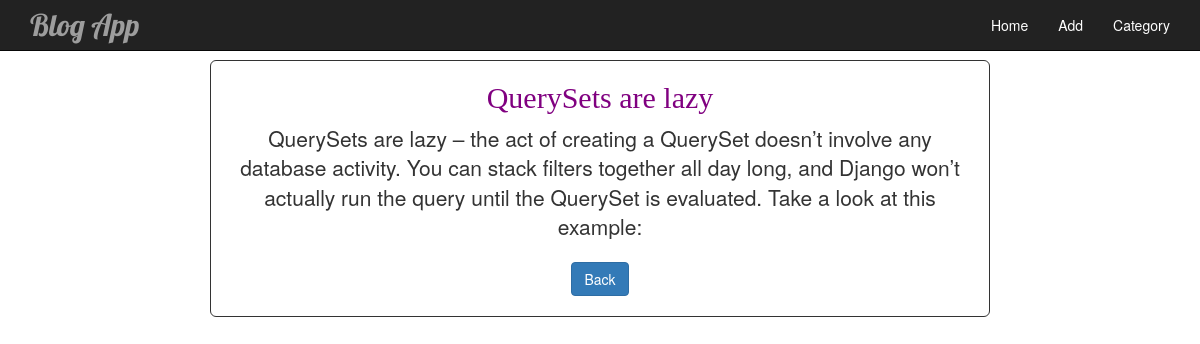
The app's page /one-page/3 with its own data.
### app_noransoft/models.py (models this page shows, shortened)
class Blog(models.Model):
	title = models.CharField(max_length=200)
	body = models.TextField()
	created_at = models.DateTimeField(auto_now_add=True)
	updated_at = models.DateTimeField(auto_now=True)
	category = models.ForeignKey(Category, null=True, blank=True)

### app_noransoft/views.py (the view)
# urls.py: url(r'^one-page/(?P<blog_id>\d+)$', 'app_noransoft.views.one_page', name='one_page'),
def one_page(request, blog_id=1):
	blog = Blog.objects.get(id=blog_id)
	variables = RequestContext(request, {
		'single_blog': blog,
	})
	return render_to_response("one_page.html", variables)

### templates/one_page.html
{% include "base.html" %}
{% block content %}
	<div class="container">
		<div class="row">
			<div class="img img-rounded col-lg-offset-2 col-lg-8" style="border:solid 1px;text-align:center;">
				<h3 style="color:purple;">{{single_blog.title}}</h3>
				<p class="lead">{{single_blog.body}}</p>
				<a class="btn btn-primary" href="/">Back</a>
				<br><br>
			</div>
		</div>
	</div>
{% endblock %}

### staticdirs/css/blog_app.css (style rules this page uses)
h3 { font-family: 'Playfair Display', serif; font-size: 30px; }

### staticdirs/css/sticky-footer-navbar.css (style rules this page uses)
html { position: relative; min-height: 100%; }
body { margin-bottom: 10px; }
body > .container { padding: 60px 15px 0; }

### records on screen
Blog: title "QuerySets are lazy", body "QuerySets are lazy – the act of creating a QuerySet doesn’t involve any database activity. You can stack filters together all day long, and Django won’t actually run the query until the QuerySet is evaluated. Take a look at this example:"
